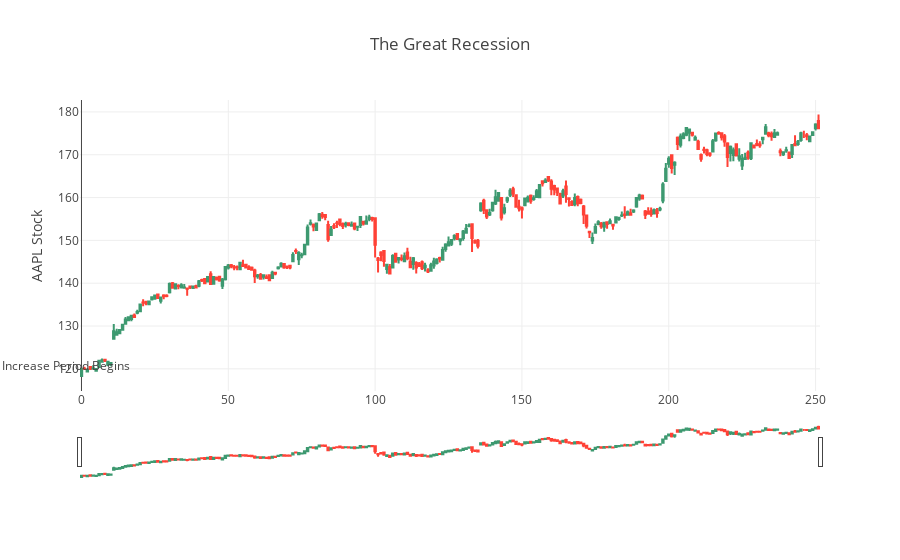

Here is the notebook cell this chart was saved with:
### Code cell
import plotly
plotly.offline.init_notebook_mode(connected=True) 
plotly.offline.iplot(fig)

### Figure 1 — Plotly figure (JSON) as saved in the notebook; plotly's stock layout.template omitted (floating-point values rounded to 4 significant figures; data arrays with more than 128 entries replaced by an {"elided": "..."} marker saying what was removed)
{"data": [{"close": {"elided": "252 float values"}, "high": {"elided": "252 float values"}, "low": {"elided": "252 float values"}, "open": {"elided": "252 float values"}, "type": "candlestick", "x": {"elided": "252 int values"}}], "layout": {"annotations": [{"showarrow": false, "text": "Increase Period Begins", "x": "2016-12-09", "xanchor": "left", "xref": "x", "y": 0.05, "yref": "paper"}], "shapes": [{"line": {"color": "rgb(30,30,30)", "width": 1}, "x0": "2016-12-09", "x1": "2016-12-09", "xref": "x", "y0": 0, "y1": 1, "yref": "paper"}], "title": "The Great Recession", "yaxis": {"title": "AAPL Stock"}}}
